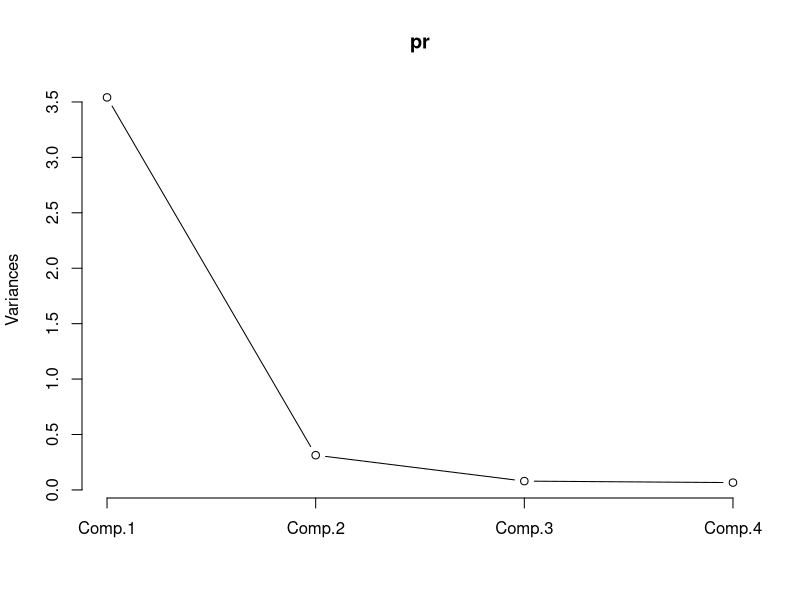

Write the R code that produced this figure.
# 设置工作路径
setwd("D:\\softwares\\applied statistics\\rcodelearning\\chap8\\sourcecode")
student <- data.frame(
    X1 = c(
        148, 139, 160, 149, 159, 142, 153, 150, 151, 139,
        140, 161, 158, 140, 137, 152, 149, 145, 160, 156,
        151, 147, 157, 147, 157, 151, 144, 141, 139, 148
    ),
    X2 = c(
        41, 34, 49, 36, 45, 31, 43, 43, 42, 31,
        29, 47, 49, 33, 31, 35, 47, 35, 47, 44,
        42, 38, 39, 30, 48, 36, 36, 30, 32, 38
    ),
    X3 = c(
        72, 71, 77, 67, 80, 66, 76, 77, 77, 68,
        64, 78, 78, 67, 66, 73, 82, 70, 74, 78,
        73, 73, 68, 65, 80, 74, 68, 67, 68, 70
    ),
    X4 = c(
        78, 76, 86, 79, 86, 76, 83, 79, 80, 74,
        74, 84, 83, 77, 73, 79, 79, 77, 87, 85,
        82, 78, 80, 75, 88, 80, 76, 76, 73, 78
    )
)
# 主成分分析
pr <- princomp(
    student, # 样本
    cor = TRUE # 使用相关系数矩阵做主成分
)
# 主成分的贡献率
res <- summary(pr)
# 主成分的具体值
y <- predict(pr)
# 载荷矩阵
Q <- loadings(pr)
print(res)
print(y)
print(Q)
# 开始绘图
dev.new()
# 保存文件
pdf("../codeimage/code1.pdf")
# 碎石图
screeplot(pr, type = "lines")
# 关闭图形
dev.off()
# 关闭文件
dev.off()
# 保存工作空间
save.image("R1.RData")
